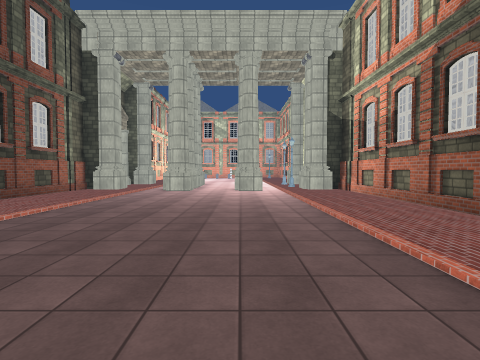
View 1 (above)

17 first-person views from a walk through a Unity game level. The camera is 1.5 m above the floor, tilts 2° down and sees 80° across. The floor is counted in squares, 2 m on a side. Each view is taken from the middle of a square. On the plan, view 1 faces up. The plan holds only what a view shows up to about 10 squares ahead; the rest is blank. The place goes on beyond the plan. Some surface patterns are stand-ins.

View 2
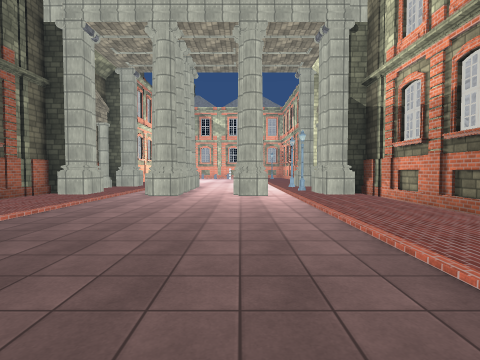

View 3
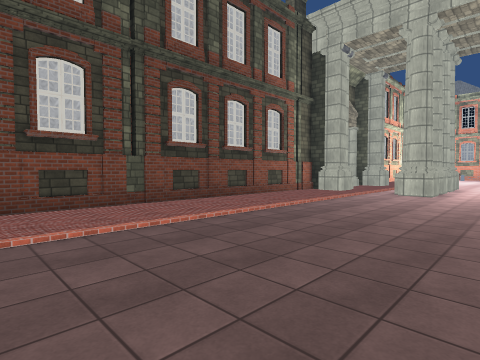

View 4
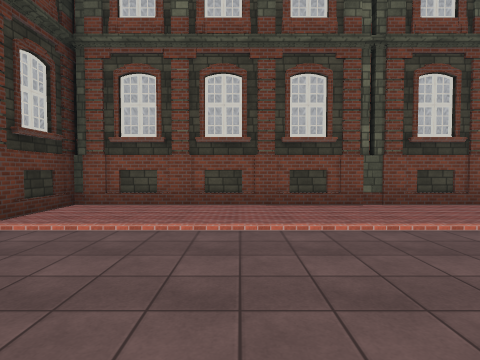

View 5
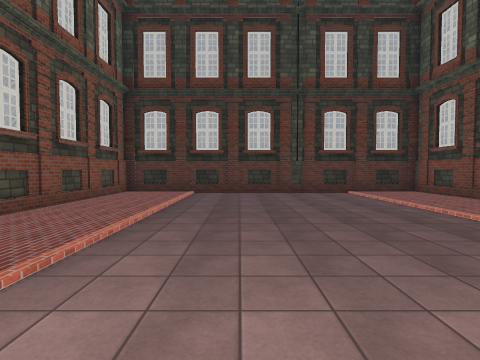

View 6
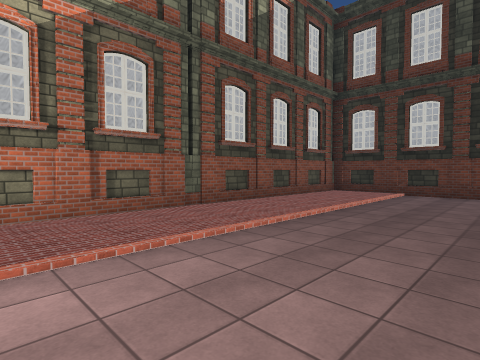

View 7
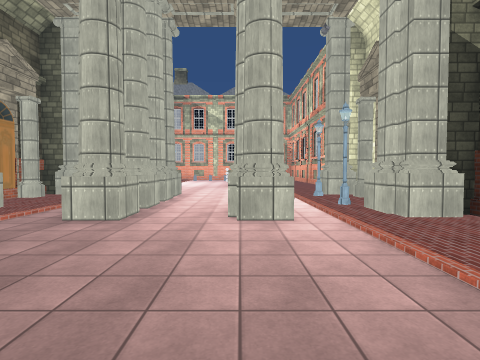

View 8
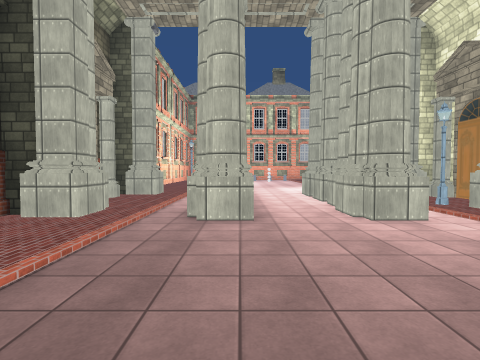

View 9
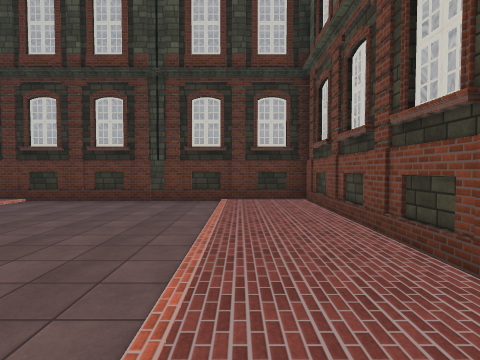

View 10
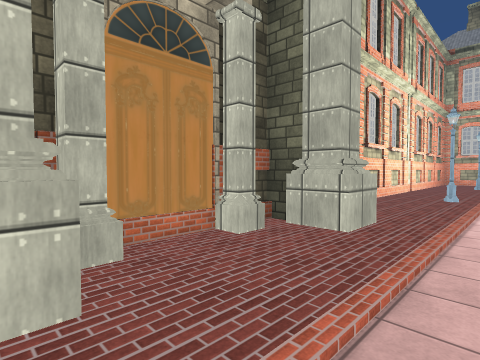

View 11
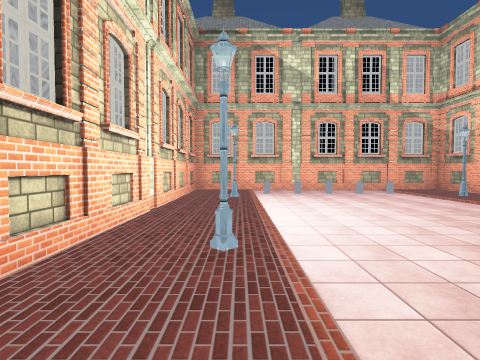

View 12
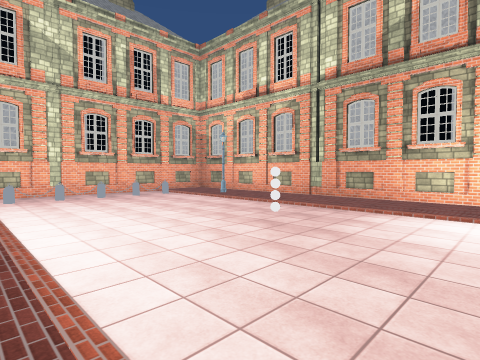

View 13
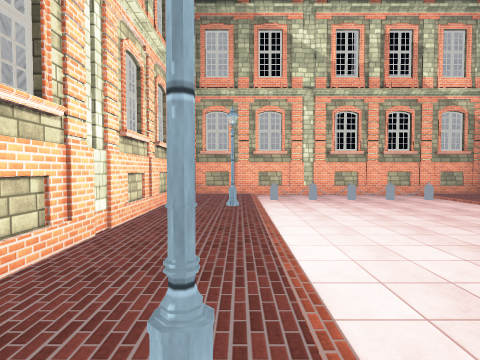

View 14
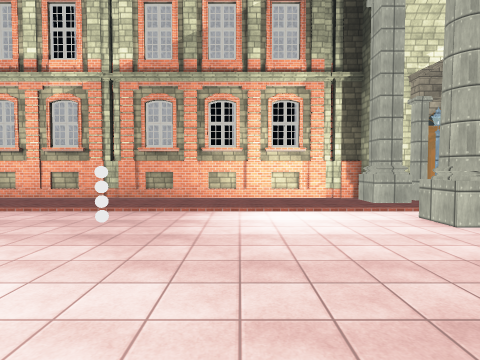

View 15
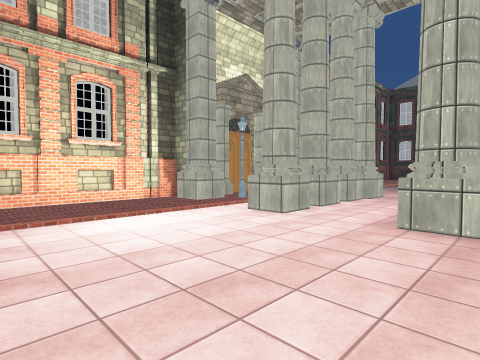

View 16
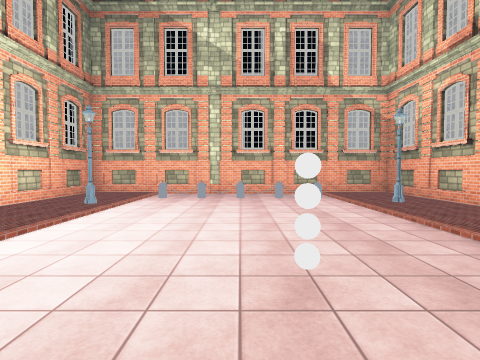

View 17
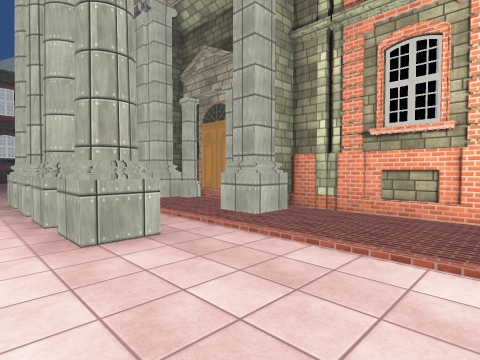

### Floor plan
Points are (right, up) in squares from view 1. A wall is a line through its corners. A room is listed if a view was taken in it or the views show most of it. See-through windows are left out.
Room 1 (views 1, 2, 3, 4, 5, 6, 7, 8, 9)
walls: (-5.8, 0.4) (-5.6, 0); (-1.8, 10.2) (-2.8, 10.2); (0.1, 10.2) (-0.2, 10.9); (0.3, 10.2) (-0.2, 10.6); (-2.4, 10.3) (-2.8, 10.6); (0.9, 10.2) (0.3, 10.2) (-0.2, 10.8); (-4.5, 10.2) (-5.3, 10.2); (3.4, 10.2) (2.5, 10.2); (-5.1, 10.5) (-5.7, 10.5) (-5.7, -2.4) (3.6, -2.4) (3.6, 10.5) (3.3, 10.5)
ways out: opening at (-1.8, 11) to room 2
Room 2 (views 10, 11, 12, 13, 14, 15, 16, 17)
walls: (-5.6, 20.9) (-5.8, 20.4); (-2.8, 15) (-1.8, 15) (-1.8, 14.1); (-5.8, 16.5) (-5.6, 16.1); (0, 14.1) (0, 15) (0.9, 15); (-1.8, 13.8) (-1.8, 12.8); (-5.3, 15) (-4.5, 15) (-4.5, 14.1) (-5.8, 14.1); (3.2, 14.8) (3.6, 14.8) (3.6, 27.1) (-5.7, 27.1) (-5.7, 14.8) (-5.1, 14.8); (2.5, 14.1) (2.5, 15) (3.4, 15); (0, 12.8) (0, 13.8); (-5.7, 14.4) (-5.7, 13.9); (-1.8, 12.5) (-1.8, 11.5); (-5.3, 13.6) (-5.3, 13.3) (-5.7, 13.3) (-5.7, 11.4); (3.1, 13.3) (3.1, 13.7); (-1.8, 11.1) (-1.8, 10.2); (-5.3, 12) (-5.3, 11.4) (-4.5, 11.4) (-4.5, 10.2); (-0.2, 10.8) (0, 12.1); (3.5, 11.9) (3.5, 13.3); (0, 10.2) (0, 12.4) (0.4, 12.4); (2.5, 10.2) (2.5, 11.5)
ways out: opening at (-1.8, 11) to room 1
objects: streetlight (-4, 19); streetlight (-4, 24); bollard (-3, 26); bollard (-2, 26); other object (-2, 27); other object (-1, 20); other object (-1, 26); other object (0, 26); other object (1, 26); streetlight (2, 12); streetlight (2, 14); streetlight (2, 24) to (3, 24)

Where each view was taken, in squares from view 1:
view 1: 0 up, 0 right, facing up
view 2: 2 up, 0 right, facing up
view 3: 1 up, 0 right, facing up-left
view 4: 1 up, 0 right, facing left
view 5: 7 up, 0 right, facing down
view 6: 7 up, 1 left, facing down-right
view 7: 6 up, 0 right, facing up
view 8: 6 up, 2 left, facing up
view 9: 5 up, 4 left, facing down
view 10: 11 up, 3 left, facing up-left
view 11: 16 up, 4 left, facing up
view 12: 17 up, 4 left, facing up-right
view 13: 18 up, 4 left, facing up
view 14: 18 up, 4 left, facing right
view 15: 19 up, 3 left, facing down-right
view 16: 18 up, 1 left, facing up
view 17: 18 up, 1 left, facing down-left
